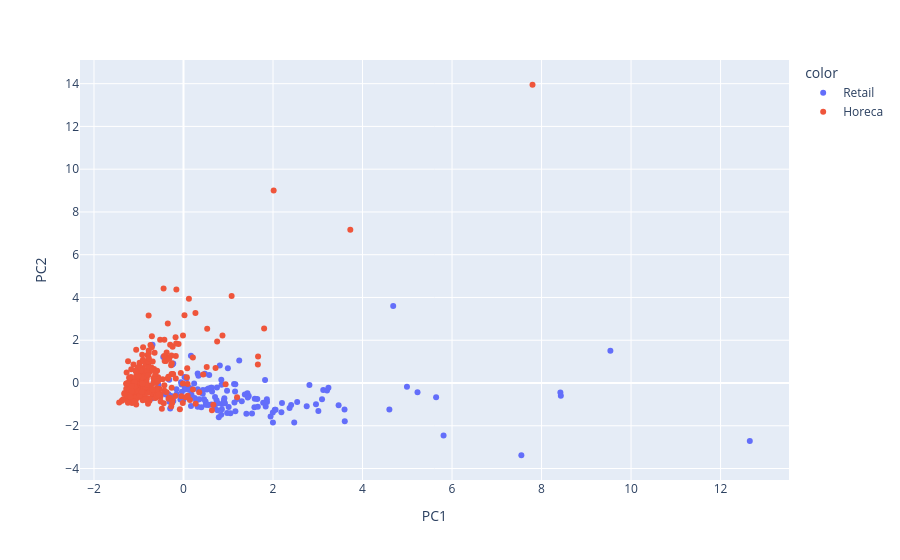

The notebook cell saved with this chart:
### Code cell
# Visualiser les classes suivant les deux composantes
# Visualiser les classes suivant les deux composantes
fig = px.scatter(data_frame=New_def_1, x = 'PC1', y = 'PC2', color = df.Class.values)
fig.show()

### Figure 1 — Plotly figure (JSON) as saved in the notebook; plotly's stock layout.template omitted (floating-point values rounded to 4 significant figures; data arrays with more than 128 entries replaced by an {"elided": "..."} marker saying what was removed)
{"data": [{"hovertemplate": "color=Retail<br>PC1=%{x}<br>PC2=%{y}<extra></extra>", "legendgroup": "Retail", "marker": {"color": "#636efa", "symbol": "circle"}, "mode": "markers", "name": "Retail", "orientation": "v", "showlegend": true, "type": "scatter", "x": {"elided": "142 float values"}, "xaxis": "x", "y": {"elided": "142 float values"}, "yaxis": "y"}, {"hovertemplate": "color=Horeca<br>PC1=%{x}<br>PC2=%{y}<extra></extra>", "legendgroup": "Horeca", "marker": {"color": "#EF553B", "symbol": "circle"}, "mode": "markers", "name": "Horeca", "orientation": "v", "showlegend": true, "type": "scatter", "x": {"elided": "298 float values"}, "xaxis": "x", "y": {"elided": "298 float values"}, "yaxis": "y"}], "layout": {"legend": {"title": {"text": "color"}, "tracegroupgap": 0}, "margin": {"t": 60}, "xaxis": {"anchor": "y", "domain": [0, 1], "title": {"text": "PC1"}}, "yaxis": {"anchor": "x", "domain": [0, 1], "title": {"text": "PC2"}}}}
